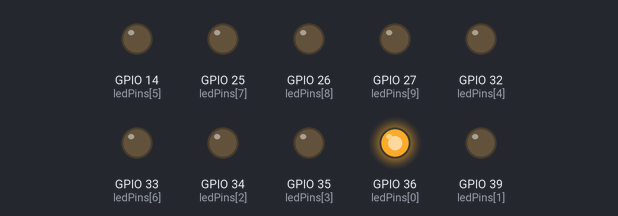
The sketch below on a simulated ESP32. On the bench: output pins drawn as LEDs (lit = HIGH).

Above: at 0.07 s.
At 0.82 s:
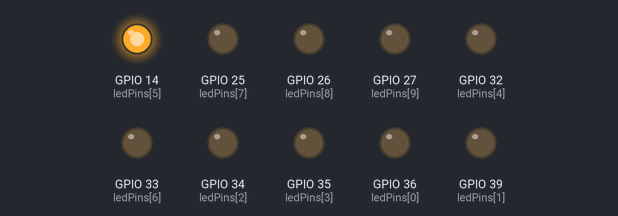
At 1.57 s:
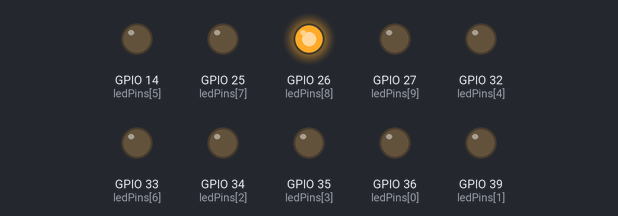
At 3.07 s:
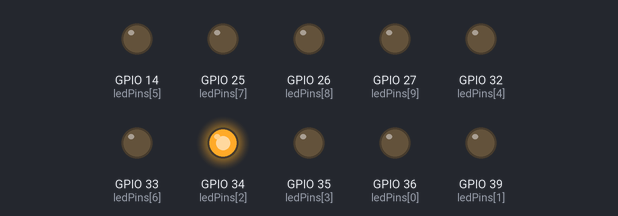
At 4.57 s:
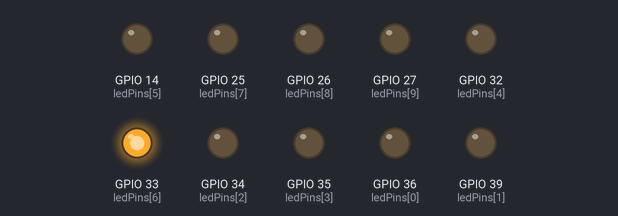
At 6.07 s:
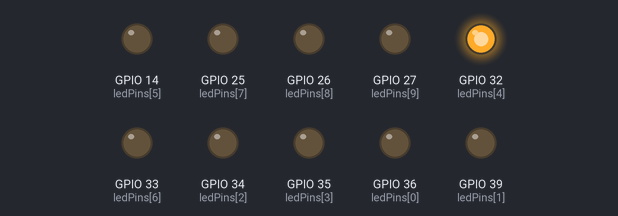
Timing chart, 0 to 6.4 s (numbered marks = the images above):
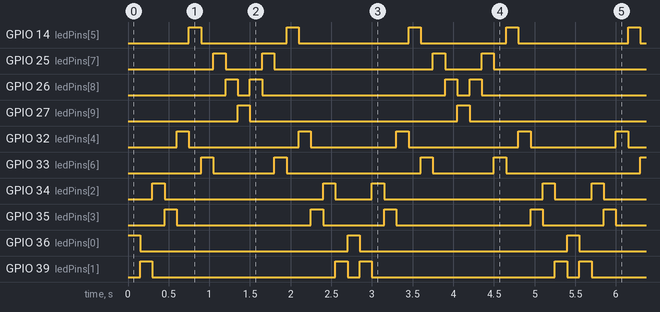

Measured:
- by itself, GPIO 14 (ledPins[5]): repeats every 2.7 s: LOW 1.1 s, HIGH 0.15 s, LOW 1.4 s, HIGH 0.15 s
- by itself, GPIO 25 (ledPins[7]): repeats every 2.7 s: LOW 0.45 s, HIGH 0.15 s, LOW 2.0 s, HIGH 0.15 s
- by itself, GPIO 26 (ledPins[8]): repeats every 2.7 s: LOW 0.15 s, HIGH 0.15 s, LOW 2.3 s, HIGH 0.15 s
- by itself, GPIO 27 (ledPins[9]), GPIO 36 (ledPins[0]): alternates HIGH for 0.15 s and LOW for 2.6 s
- by itself, GPIO 32 (ledPins[4]): repeats every 2.7 s: LOW 1.4 s, HIGH 0.15 s, LOW 1.1 s, HIGH 0.15 s
- by itself, GPIO 33 (ledPins[6]): repeats every 2.7 s: LOW 0.75 s, HIGH 0.15 s, LOW 1.7 s, HIGH 0.15 s
- by itself, GPIO 34 (ledPins[2]): repeats every 2.7 s: LOW 2.0 s, HIGH 0.15 s, LOW 0.45 s, HIGH 0.15 s
- by itself, GPIO 35 (ledPins[3]): repeats every 2.7 s: LOW 1.7 s, HIGH 0.15 s, LOW 0.75 s, HIGH 0.15 s

The sketch:

led_chase.ino
```cpp
const int ledPins[10] = {
  36, 39, 34, 35, 32,
  14, 33, 25, 26, 27
};

void setup() {
  for (int i = 0; i < 10; i++) {
    pinMode(ledPins[i], OUTPUT);
  }
}

void loop() {
  for (int i = 0; i < 10; i++) {
    digitalWrite(ledPins[i], HIGH);
    delay(150);
    digitalWrite(ledPins[i], LOW);
  }

  for (int i = 8; i > 0; i--) {
    digitalWrite(ledPins[i], HIGH);
    delay(150);
    digitalWrite(ledPins[i], LOW);
  }
}
```
